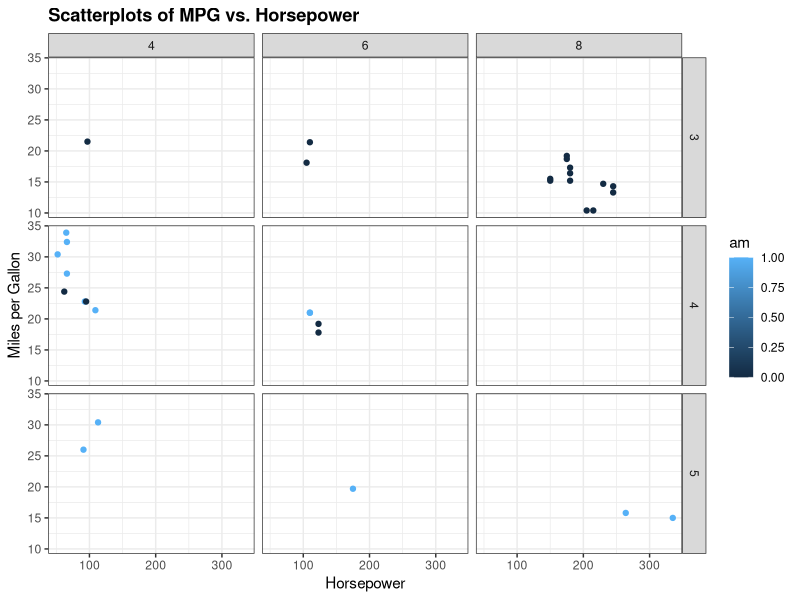

Source code (R):
library(dslabs)


### Name: ds_theme_set
### Title: dslabs theme set
### Aliases: ds_theme_set

### ** Examples

library(ggplot2)
ds_theme_set()
qplot(hp, mpg, data=mtcars, color=am, facets=gear~cyl, 
main="Scatterplots of MPG vs. Horsepower", 
xlab="Horsepower", ylab="Miles per Gallon")
